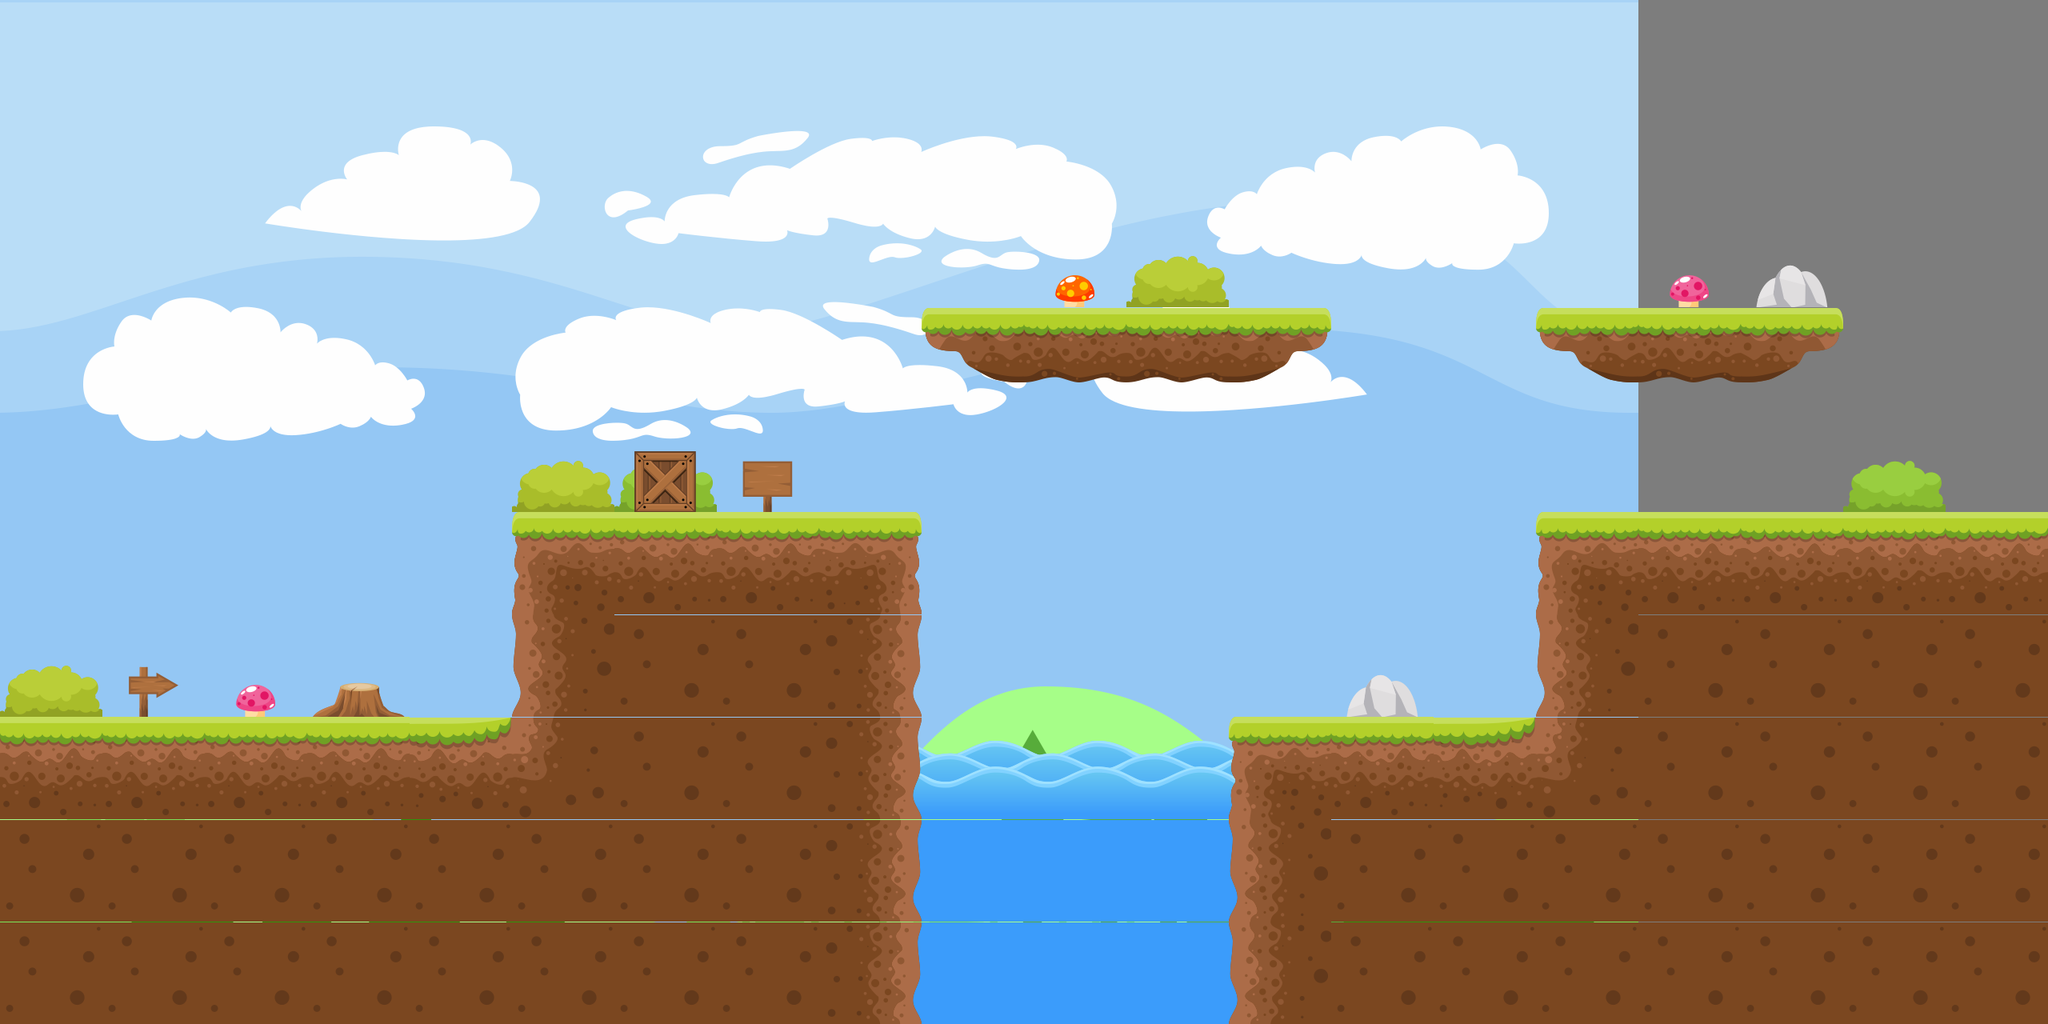

Tiled map render using the project's own tile images. Description and the map definition, with tile-layer contents summarised, below:
An orthogonal 20x10 tile map with 128x128 px tiles, 2 tile layers (Tile Layer 2, Tile Layer 1), 1 image layer.

<map version="1.0" orientation="orthogonal" renderorder="right-down" width="20" height="10" tilewidth="128" tileheight="128" backgroundcolor="#7d7d7d" nextobjectid="1">
 <properties>
  <property name="awesome" value="42" />
 </properties>
 <tileset firstgid="1" name="free-tileset" tilewidth="128" tileheight="128" spacing="2" margin="2">
  <image source="free-tileset.png" width="652" height="783" />
  <tile id="7">
   <properties>
    <property name="frog" value="dog" />
   </properties>
  </tile>
  <tile id="23">
   <properties>
    <property name="element" value="box" />
   </properties>
  </tile>
  <tile id="24">
   <properties>
    <property name="hp" value="55" />
    <property name="mp" value="16" />
   </properties>
  </tile>
 </tileset>
 <imagelayer name="Image Layer 1" x="0" y="0">
  <image source="hills.png" />
 </imagelayer>
 <layer name="Tile Layer 2" width="20" height="10">
  <data>[200 cells, 28 non-empty, 10 distinct tile ids]</data>
 </layer>
 <layer name="Tile Layer 1" width="20" height="10">
  <properties>
   <property name="customlayerprop" value="1" />
   <property name="customlayerprop2" value="2" />
  </properties>
  <data>[200 cells, 77 non-empty, 12 distinct tile ids]</data>
 </layer>
</map>
